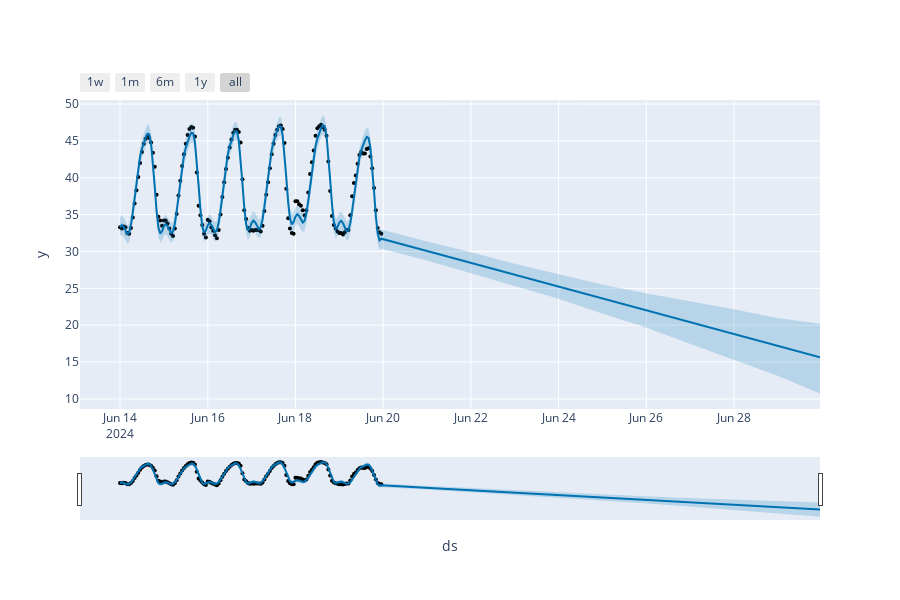

This figure's notebook cell:
### Code cell
from prophet.plot import plot_plotly
plot_plotly(m,forecast)

### Figure 1 — Plotly figure (JSON) as saved in the notebook; plotly's stock layout.template omitted (floating-point values rounded to 4 significant figures; data arrays with more than 128 entries replaced by an {"elided": "..."} marker saying what was removed)
{"data": [{"marker": {"color": "black", "size": 4}, "mode": "markers", "name": "Actual", "type": "scatter", "x": {"elided": "144 str values"}, "y": {"elided": "144 float values"}}, {"hoverinfo": "skip", "line": {"width": 0}, "mode": "lines", "type": "scatter", "x": {"elided": "154 str values"}, "y": {"elided": "154 float values"}}, {"fill": "tonexty", "fillcolor": "rgba(0, 114, 178, 0.2)", "line": {"color": "#0072B2", "width": 2}, "mode": "lines", "name": "Predicted", "type": "scatter", "x": {"elided": "154 str values"}, "y": {"elided": "154 float values"}}, {"fill": "tonexty", "fillcolor": "rgba(0, 114, 178, 0.2)", "hoverinfo": "skip", "line": {"width": 0}, "mode": "lines", "type": "scatter", "x": {"elided": "154 str values"}, "y": {"elided": "154 float values"}}], "layout": {"height": 600, "showlegend": false, "width": 900, "xaxis": {"rangeselector": {"buttons": [{"count": 7, "label": "1w", "step": "day", "stepmode": "backward"}, {"count": 1, "label": "1m", "step": "month", "stepmode": "backward"}, {"count": 6, "label": "6m", "step": "month", "stepmode": "backward"}, {"count": 1, "label": "1y", "step": "year", "stepmode": "backward"}, {"step": "all"}]}, "rangeslider": {"visible": true}, "title": {"text": "ds"}, "type": "date"}, "yaxis": {"title": {"text": "y"}}}}
